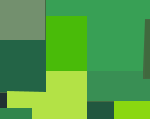
Frame 1 (no input)
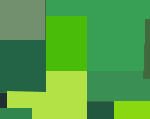
Frame 60 (the mouse pressed at the canvas centre just before this capture)
Frame 120 (the mouse held since frame 60 and released just before this capture): identical to frame 60, image omitted

The Processing sketch that drew these frames (run headless with seeded random() and noise(); from frame 60 on, the mouse is pressed at the canvas centre):

// Processing sketch: processing_32471
// ── processing_32471.pde

/*
hw2
Liz Rutledge
Aguest 3

*/


void setup(){
  size(150,119);
  background(#446A42);
  smooth();
  noStroke();
}
void draw(){
  fill(#73906E);
  rect(0,0,45,40);
  
  fill(#236446);
  rect(0,40,47,52);
  
  fill(#213132);
  rect(0,93,7,16);  
  
  fill(#30864C);
  rect(0,108,32,12);


beginShape();
  fill(#B3E246);
vertex(46, 71);
vertex(87,71);
vertex(87,120);
vertex(32,120);
vertex(32,108);
vertex(7,108);
vertex(7,91);
vertex(46,92);
endShape(); 

  fill(#49BB09);
  rect(46,16,41,55);
  
  
beginShape();
  fill(#38A055);
vertex(46, 0);
vertex(150,0);
vertex(150,19);
vertex(145,19);
vertex(143,71);
vertex(87,71);
vertex(87,16);
vertex(46,16);
endShape(); 

  fill(#40693E);
  rect(145,20,5,58);
  
  fill(#398F54);
  rect(87,71,56,30);
  
    
  fill(#398F54);
  rect(143,79,7,22);
  
    
  fill(#8AD810);
  rect(114,101,36,19);
      
  fill(#21573F);
  rect(87,102,27,118);
    


}
